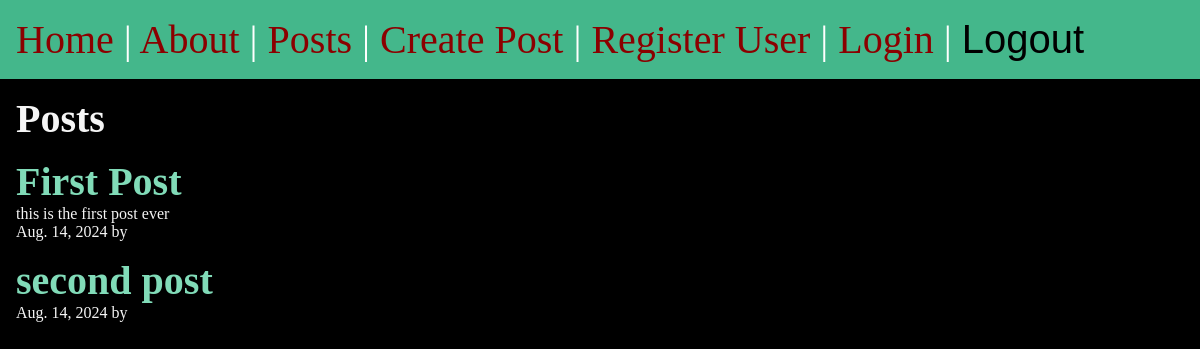
The page /posts/ on the database as committed earlier.
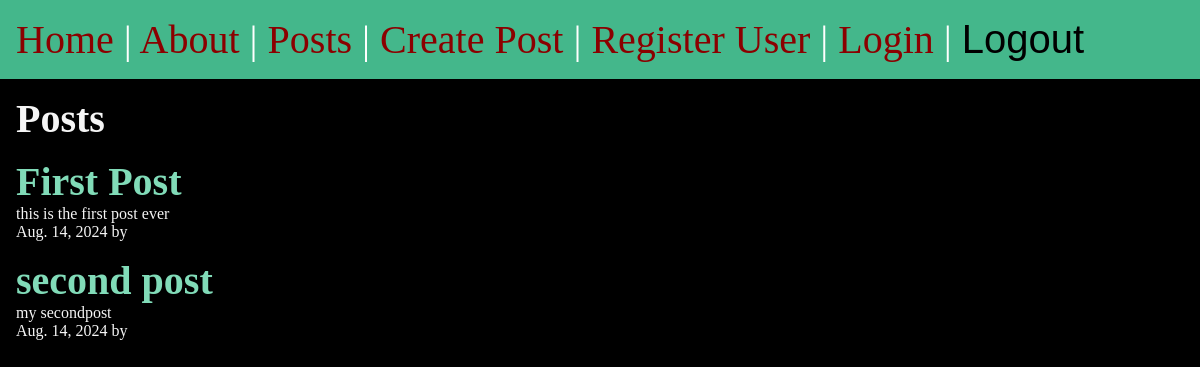
The same page on the database as committed later.
### posts/models.py (models this page shows, shortened)
class Post(models.Model):
    title = models.CharField(max_length=75)
    body = models.TextField()
    slug = models.SlugField()
    date = models.DateField(auto_now_add=True)
    banner = models.ImageField(default='fallback.png',blank=True)
    author = models.ForeignKey(User,on_delete=models.CASCADE,default=None)

### posts/views.py (the view)
# urls.py: path('',views.posts_list,name="list"),
def posts_list(request):
    posts = Post.objects.all().order_by('-date')
    return render(request,'posts/posts_list.html',{'posts':posts})

### posts/templates/posts/posts_list.html (shortened to what this page needs)
{% extends 'layout.html' %}
{% block content %}
    <section>
        <h1>Posts</h1>
        {% for post in posts %}
            <article class="post">
                <h2>
                    <a href="{% url 'posts:specific' slug=post.slug %}">
                        {{ post.title }}
                    </a>
                </h2>
                <p>{{ post.body }}</p>
                <p>{{ post.date }} by {{post.author}}</p>
            </article>
        {% endfor %}
    </section>
{% endblock %}

### templates/layout.html (shortened to what this page needs)
<!DOCTYPE html>
{% load static %}
<html lang="en">
<head>
    <link rel="stylesheet" href="{% static 'css/style.css' %}">
</head>
<body>
    <nav>
        <a href="/">Home</a>
        |
        <a href="/about">About</a>
        |
        <a href="{% url 'posts:list' %}">Posts</a>
        |
        <a href="{% url 'posts:new-post' %}">Create Post</a>
        |
        <a href="{% url 'users:register' %}">Register User</a>
        |
        <a href="{% url 'users:login' %}">Login</a>
        |
        <form class="logout" action="{% url 'users:logout' %}" method="post">
            <button class="logout-button" aria-label="User logout" title="User logout">Logout</button>
        </form>
    </nav>
    <main>
        {% block content %}
        {% endblock %}
    </main>
</body>
</html>

### static/css/style.css (style rules this page uses)
* { margin: 0; padding: 0; box-sizing: border-box; }
body { min-height: 100vh; background-color: black; color: whitesmoke; font-size: 3rem; }
nav { padding: 1rem; background-color: #44B78B; color: white; font-size: 2.5rem; }
nav a { color: darkred; }
main { padding: 1rem; }
section { display: flex; flex-flow: column; gap: 1rem; }
h1, h2 { font-size: 2.5rem; }
p { font-size: 1rem; }
a { text-decoration: none; color: #81dbb8; }
.logout { display: inline-block; }
.logout-button { font-size: 2.5rem; background-color: rgb(0, 0, 0, 0); border: none; }

Rows that differ between the two databases and show on the page:
changed Post "second post": body (not shown) → "my secondpost"
